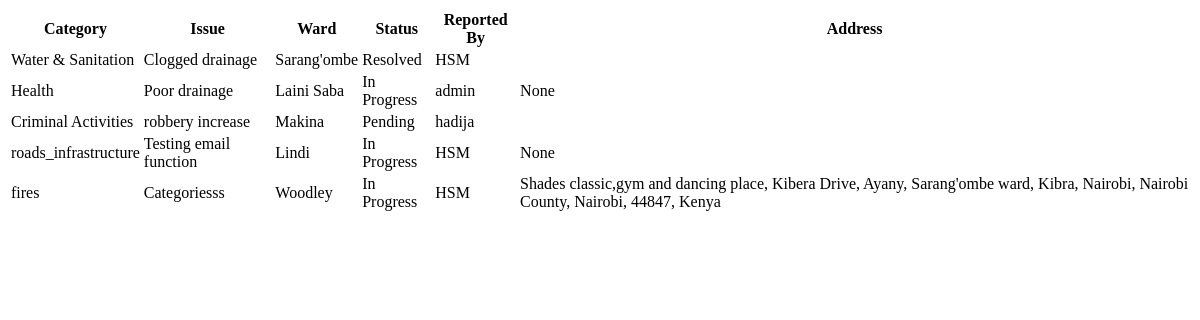
/list_issues/, run on an earlier commit of the app's database.
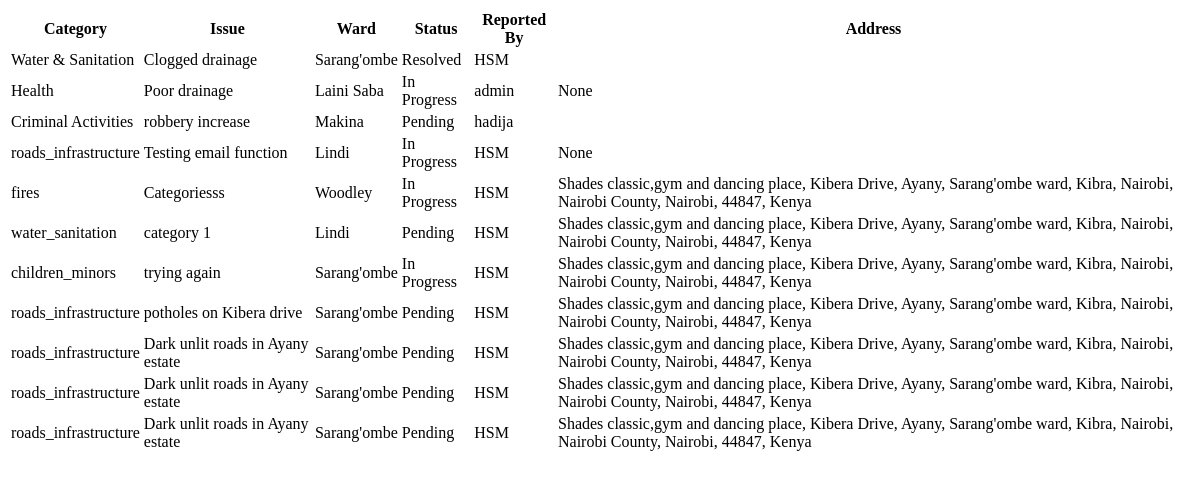
And on a later commit of the database.
### main/models.py (models this page shows, shortened)
class Issue(DirtyFieldsMixin, models.Model):
    PENDING = 'Pending'
    IN_PROGRESS = 'In Progress'
    RESOLVED = 'Resolved'
    STATUS_CHOICES = [
        (PENDING, 'Pending'),
        (IN_PROGRESS, 'In Progress'),
        (RESOLVED, 'Resolved'),
    ]
    HEALTH = 'Health'
    WATER_SANITATION = 'Water & Sanitation'
    FIRES = 'Fires'
    CHILDREN_MINORS = 'Children & Minors'
    ELECTRICITY_POWER = 'Electricity & Power'
    CRIMINAL_ACTIVITIES = 'Criminal Activities'
    ROADS_INFRASTRUCTURE = 'Roads & Infrastructure'
    CATEGORY_CHOICES = [
        (HEALTH, 'Health'),
        (WATER_SANITATION, 'Water & Sanitation'),
        (FIRES, 'Fires'),
        (CHILDREN_MINORS, 'Children & Minors'),
        (ELECTRICITY_POWER, 'Electricity & Power'),
        (CRIMINAL_ACTIVITIES, 'Criminal Activities'),
        (ROADS_INFRASTRUCTURE, 'Roads & Infrastructure'),
    ]
    issue = models.TextField()  # Description of the issue
    image = models.ImageField(upload_to='issue_images/', blank=True, null=True)  # Image associated with the issue
    ward = models.CharField(max_length=100)  # Ward where the issue is located
    status = models.CharField(max_length=20, choices=STATUS_CHOICES, default=PENDING)  # Status of the issue
    reported_by = models.ForeignKey(User, on_delete=models.CASCADE, null=True, blank=True)  # User who reported the issue
    created_at = models.DateTimeField(auto_now_add=True)  # Timestamp of when the issue was created
    address = models.TextField(blank=True, null=True)  # Address of the issue location
    category = models.CharField(max_length=50, choices=CATEGORY_CHOICES)  # Category of the issue
    progress_report = models.TextField(blank=True, null=True)

### main/views.py (the view)
# urls.py: path('list_issues/', views.list_issues, name='list_issues'),
def list_issues(request):
    issues = Issue.objects.all()
    category_filter = request.GET.get('category')
    if category_filter:
        issues = issues.filter(category=category_filter)
    return render(request, 'list_issues.html', {'issues': issues})

### main/templates/list_issues.html (shortened to what this page needs)
<table>
    <thead>
        <tr>
            <th>Category</th>
            <th>Issue</th>
            <th>Ward</th>
            <th>Status</th>
            <th>Reported By</th>
            <th>Address</th>
        </tr>
    </thead>
    <tbody>
        {% for issue in issues %}
        <tr>
            <td>{{ issue.get_category_display }}</td>
            <td>{{ issue.issue }}</td>
            <td>{{ issue.ward }}</td>
            <td>{{ issue.status }}</td>
            <td>{{ issue.reported_by.username }}</td>
            <td>{{ issue.address }}</td>
        </tr>
        {% empty %}
        <tr>
            <td colspan="7">No issues found</td>
        </tr>
        {% endfor %}
    </tbody>
</table>

What changed in the data, as far as the page shows it:
added Issue: category "water_sanitation", issue "category 1", ward "Lindi", status "Pending", reported_by.username "HSM", address "Shades classic,gym and dancing place, Kibera Drive, Ayany, Sarang'ombe ward, Kibra, Nairobi, Nairobi County, Nairobi, 44847, Kenya"
added Issue: category "children_minors", issue "trying again", ward "Sarang'ombe", status "In Progress", reported_by.username "HSM", address "Shades classic,gym and dancing place, Kibera Drive, Ayany, Sarang'ombe ward, Kibra, Nairobi, Nairobi County, Nairobi, 44847, Kenya"
added Issue: category "roads_infrastructure", issue "potholes on Kibera drive", ward "Sarang'ombe", status "Pending", reported_by.username "HSM", address "Shades classic,gym and dancing place, Kibera Drive, Ayany, Sarang'ombe ward, Kibra, Nairobi, Nairobi County, Nairobi, 44847, Kenya"
added Issue: category "roads_infrastructure", issue "Dark unlit roads in Ayany estate", ward "Sarang'ombe", status "Pending", reported_by.username "HSM", address "Shades classic,gym and dancing place, Kibera Drive, Ayany, Sarang'ombe ward, Kibra, Nairobi, Nairobi County, Nairobi, 44847, Kenya"
added Issue: category "roads_infrastructure", issue "Dark unlit roads in Ayany estate", ward "Sarang'ombe", status "Pending", reported_by.username "HSM", address "Shades classic,gym and dancing place, Kibera Drive, Ayany, Sarang'ombe ward, Kibra, Nairobi, Nairobi County, Nairobi, 44847, Kenya"
added Issue: category "roads_infrastructure", issue "Dark unlit roads in Ayany estate", ward "Sarang'ombe", status "Pending", reported_by.username "HSM", address "Shades classic,gym and dancing place, Kibera Drive, Ayany, Sarang'ombe ward, Kibra, Nairobi, Nairobi County, Nairobi, 44847, Kenya"
